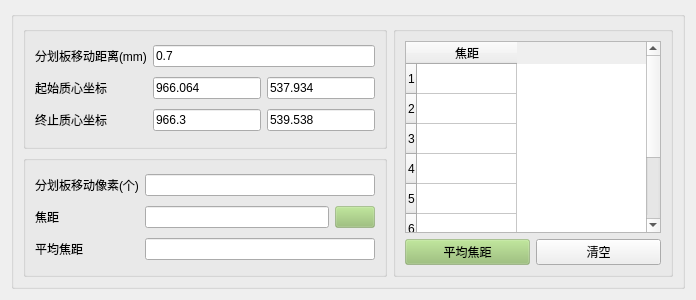
            <widget class="QWidget" name="tab_5">
             <attribute name="title">
              <string>焦距</string>
             </attribute>
             <layout class="QHBoxLayout" name="horizontalLayout_8">
              <item>
               <widget class="QGroupBox" name="groupBox_6">
                <property name="styleSheet">
                 <string notr="true"/>
                </property>
                <property name="title">
                 <string/>
                </property>
                <layout class="QGridLayout" name="gridLayout_10">
                 <item row="0" column="0">
                  <widget class="QGroupBox" name="groupBox_15">
                   <property name="title">
                    <string/>
                   </property>
                   <layout class="QGridLayout" name="gridLayout_9">
                    <item row="0" column="0">
                     <widget class="QLabel" name="label_4">
                      <property name="styleSheet">
                       <string notr="true">color: rgb(0, 0, 0);</string>
                      </property>
                      <property name="text">
                       <string>分划板移动距离(mm)</string>
                      </property>
                     </widget>
                    </item>
                    <item row="0" column="1" colspan="2">
                     <widget class="NumberLineEdit" name="lineEdit_moveMm">
                      <property name="styleSheet">
                       <string notr="true"/>
                      </property>
                      <property name="text">
                       <string>0.7</string>
                      </property>
                     </widget>
                    </item>
                    <item row="1" column="0">
                     <widget class="QLabel" name="label_6">
                      <property name="styleSheet">
                       <string notr="true">color: rgb(0, 0, 0);</string>
                      </property>
                      <property name="text">
                       <string>起始质心坐标</string>
                      </property>
                     </widget>
                    </item>
                    <item row="1" column="1">
                     <widget class="NumberLineEdit" name="lineEdit_xBegin">
                      <property name="styleSheet">
                       <string notr="true"/>
                      </property>
                      <property name="text">
                       <string>966.064</string>
                      </property>
                     </widget>
                    </item>
                    <item row="1" column="2">
                     <widget class="NumberLineEdit" name="lineEdit_yBegin">
                      <property name="styleSheet">
                       <string notr="true"/>
                      </property>
                      <property name="text">
                       <string>537.934</string>
                      </property>
                     </widget>
                    </item>
                    <item row="2" column="0">
                     <widget class="QLabel" name="label_19">
                      <property name="styleSheet">
                       <string notr="true">color: rgb(0, 0, 0);</string>
                      </property>
                      <property name="text">
                       <string>终止质心坐标</string>
                      </property>
                     </widget>
                    </item>
                    <item row="2" column="1">
                     <widget class="NumberLineEdit" name="lineEdit_xEnd">
                      <property name="styleSheet">
                       <string notr="true"/>
                      </property>
                      <property name="text">
                       <string>966.3</string>
                      </property>
                     </widget>
                    </item>
                    <item row="2" column="2">
                     <widget class="NumberLineEdit" name="lineEdit_yEnd">
                      <property name="styleSheet">
                       <string notr="true"/>
                      </property>
                      <property name="text">
                       <string>539.538</string>
                      </property>
                     </widget>
                    </item>
                   </layout>
                  </widget>
                 </item>
                 <item row="0" column="1" rowspan="2">
                  <widget class="QGroupBox" name="groupBox_18">
                   <property name="title">
                    <string/>
                   </property>
                   <layout class="QGridLayout" name="gridLayout_12">
                    <item row="0" column="0" colspan="2">
                     <widget class="QTableWidget" name="tableWidget_aveFocalLength">
                      <property name="styleSheet">
                       <string notr="true"/>
                      </property>
                      <row/>
                      <row/>
                      <row/>
                      <row/>
                      <row/>
                      <row/>
                      <row/>
                      <row/>
                      <column>
                       <property name="text">
                        <string>焦距</string>
                       </property>
                      </column>
                     </widget>
                    </item>
                    <item row="1" column="0">
                     <widget class="QPushButton" name="pushButton_aveFocalLength">
                      <property name="styleSheet">
                       <string notr="true">background-color: rgba(146, 189, 108, 100);
color: rgb(0, 0, 0);</string>
                      </property>
                      <property name="text">
                       <string>平均焦距</string>
                      </property>
                      <property name="iconSize">
                       <size>
                        <width>20</width>
                        <height>20</height>
                       </size>
                      </property>
                      <property name="checkable">
                       <bool>false</bool>
                      </property>
                     </widget>
                    </item>
                    <item row="1" column="1">
                     <widget class="QPushButton" name="pushButton_clearTable">
                      <property name="styleSheet">
                       <string notr="true">color: rgb(0, 0, 0);</string>
                      </property>
                      <property name="text">
                       <string>清空</string>
                      </property>
                      <property name="iconSize">
                       <size>
                        <width>20</width>
                        <height>20</height>
                       </size>
                      </property>
                      <property name="checkable">
                       <bool>false</bool>
                      </property>
                     </widget>
                    </item>
                   </layout>
                  </widget>
                 </item>
                 <item row="1" column="0">
                  <widget class="QGroupBox" name="groupBox_16">
                   <property name="title">
                    <string/>
                   </property>
                   <layout class="QGridLayout" name="gridLayout_8">
                    <item row="0" column="0">
                     <widget class="QLabel" name="label_5">
                      <property name="styleSheet">
                       <string notr="true">color: rgb(0, 0, 0);</string>
                      </property>
                      <property name="text">
                       <string>分划板移动像素(个)</string>
                      </property>
                     </widget>
                    </item>
                    <item row="0" column="1" colspan="2">
                     <widget class="NumberLineEdit" name="lineEdit_movePixelNum">
                      <property name="styleSheet">
                       <string notr="true"/>
                      </property>
                     </widget>
                    </item>
                    <item row="1" column="0">
                     <widget class="QLabel" name="label_20">
                      <property name="styleSheet">
                       <string notr="true">color: rgb(0, 0, 0);</string>
                      </property>
                      <property name="text">
                       <string>焦距</string>
                      </property>
                     </widget>
                    </item>
                    <item row="1" column="1">
                     <widget class="NumberLineEdit" name="lineEdit_singleFocalLength">
                      <property name="styleSheet">
                       <string notr="true"/>
                      </property>
                      <property name="readOnly">
                       <bool>true</bool>
                      </property>
                     </widget>
                    </item>
                    <item row="1" column="2">
                     <widget class="QPushButton" name="pushButton_addToList">
                      <property name="styleSheet">
                       <string notr="true">background-color: rgba(146, 189, 108, 100);</string>
                      </property>
                      <property name="text">
                       <string/>
                      </property>
                      <property name="icon">
                       <iconset theme="QIcon::ThemeIcon::ListAdd"/>
                      </property>
                      <property name="iconSize">
                       <size>
                        <width>15</width>
                        <height>15</height>
                       </size>
                      </property>
                      <property name="checkable">
                       <bool>false</bool>
                      </property>
                     </widget>
                    </item>
                    <item row="2" column="0">
                     <widget class="QLabel" name="label_21">
                      <property name="styleSheet">
                       <string notr="true">color: rgb(0, 0, 0);</string>
                      </property>
                      <property name="text">
                       <string>平均焦距</string>
                      </property>
                     </widget>
                    </item>
                    <item row="2" column="1" colspan="2">
                     <widget class="NumberLineEdit" name="lineEdit_aveFocalLength">
                      <property name="styleSheet">
                       <string notr="true"/>
                      </property>
                      <property name="readOnly">
                       <bool>true</bool>
                      </property>
                     </widget>
                    </item>
                   </layout>
                  </widget>
                 </item>
                </layout>
               </widget>
              </item>
             </layout>
            </widget>
